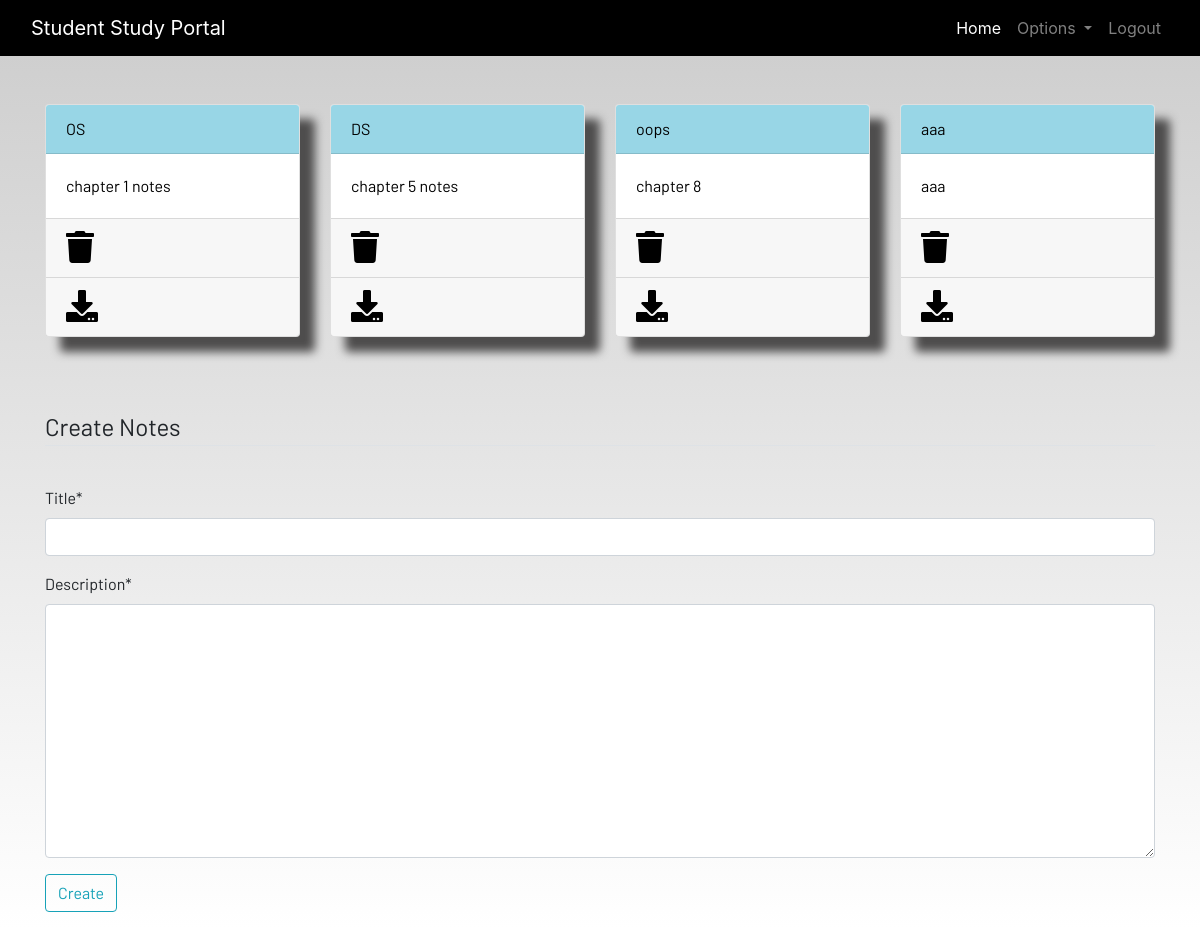
/notes/ (signed in), run on an earlier commit of the app's database.
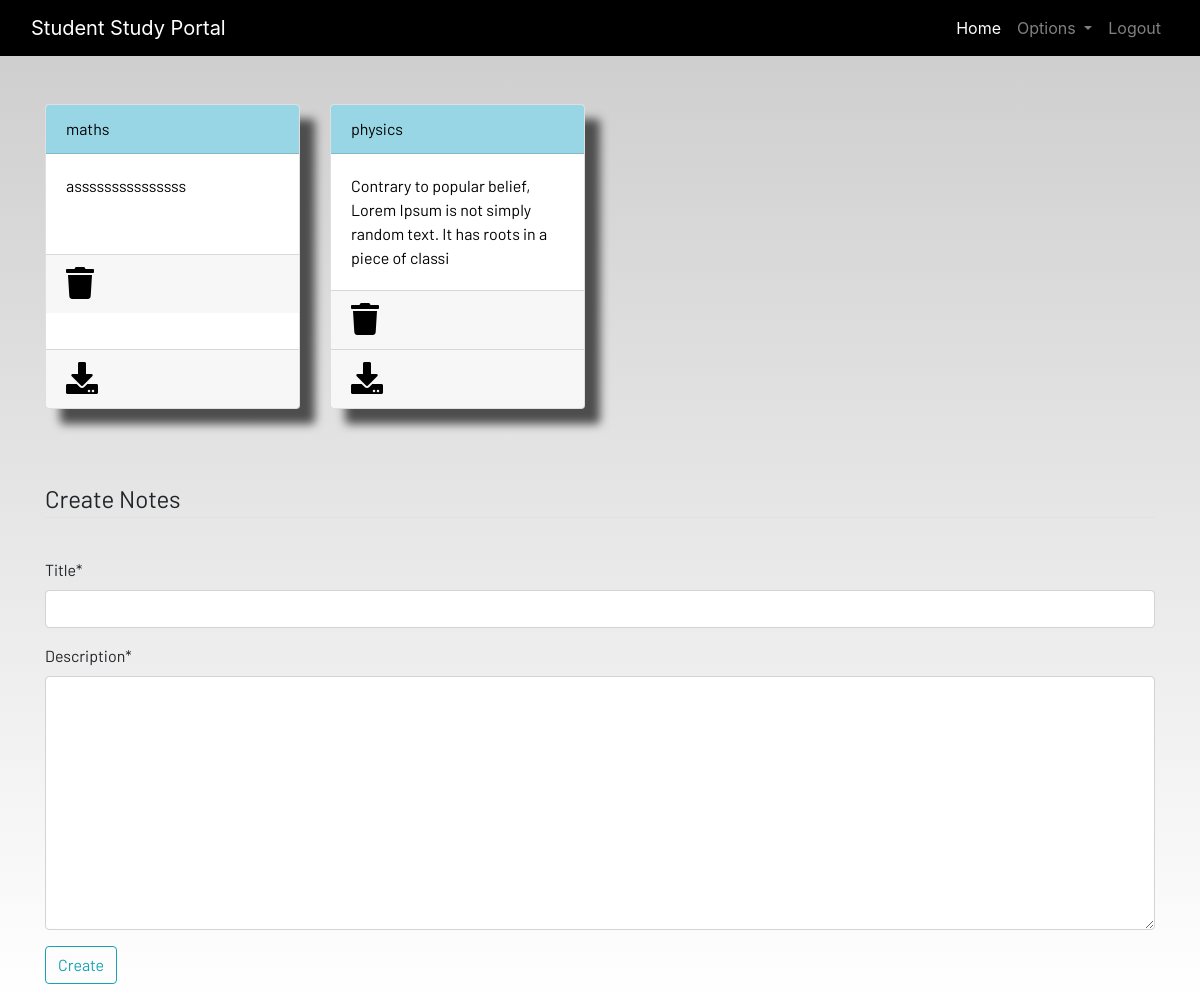
And on a later commit of the database.
### dashboard/models.py (models this page shows, shortened)
class Notes(models.Model):
    user = models.ForeignKey(User,on_delete=models.CASCADE)
    title = models.CharField(max_length=100)
    description =models.TextField()
    class Meta:
        verbose_name = 'notes'
        verbose_name_plural ='notes'

### dashboard/views.py (the view)
# urls.py: path('notes/',views.notes,name='notes'),
@login_required
def notes(request):
    if request.method == 'POST':
        form = NotesForm(request.POST)
        if form.is_valid():
            notes = Notes(user=request.user,title=request.POST['title'],description=request.POST['description'])
            notes.save()
        messages.success(request,f"Notes added from {request.user.username} successfully!")
    else:
        form = NotesForm
    notes = Notes.objects.filter(user=request.user)
    context = {'notes':notes,'form':form}
    return render(request,'notes.html',context)

### templates/notes.html (shortened to what this page needs)
{% extends 'base.html' %}
{% load static %}
{% load crispy_forms_tags %}
{% block content %}
<div class="container">
    <div class="row">
        {% for note in notes %}
        <div class="col-md-3">
            <a href="{% url 'dashboard:notes_detail' note.id %}">
                <div class="card">
                    <div class="card-header">{{note.title}}</div>
                    <div class="card-body">{{note.description | slice:"0:100"}}</div>
                    <div class="card-footer mt-auto "><a href="{% url 'dashboard:delete_note' note.id %}">
                        <i class="fa fa-trash fa-2x"></i></a>
                    </div>
                    <div class="card-footer mt-auto "><a href="{% url 'dashboard:pdf' note.id %}">
                        <i class="fa fa-download fa-2x"></i>
                    </div>
                </div>
            </a>
        </div>
        <br>
        {% endfor %}
        <br>
        <br>
    </div>
    <br>
</div>
<br><br>
<div class="container">
    <form method="POST">
        <fieldset class="form-group">
            <legend class="border-bottom mb-4">Create Notes</legend>
        </fieldset>
            {{ form|crispy }}
        <div class="form-group">
            <button href="" class="btn btn-outline-info" type="submit">
                Create
            </button>
        </div>
    </form>
</div>
{% endblock content %}

What changed in the data, as far as the page shows it:
removed Notes: title "OS", description "chapter 1 notes"
removed Notes: title "DS", description "chapter 5 notes"
removed Notes: title "oops", description "chapter 8"
removed Notes: title "aaa", description "aaa"
added Notes: title "maths", description "asssssssssssssss"
added Notes: title "physics", description "Contrary to popular belief, Lorem Ipsum is not simply random text. It has roots in a piece of classi"
